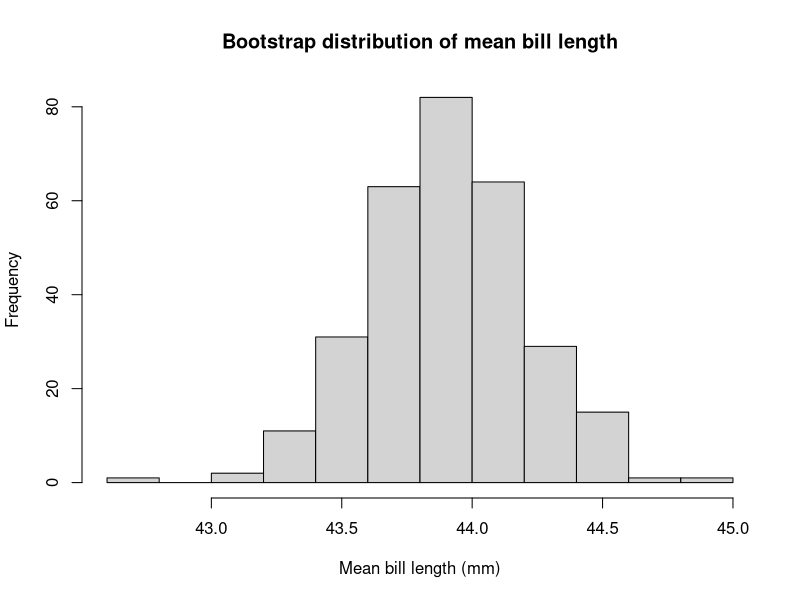
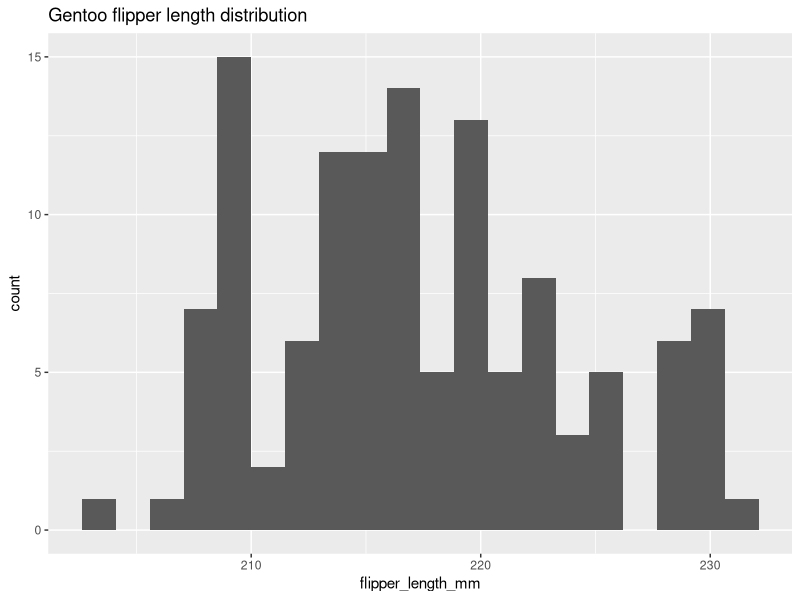

R code for these plots, in order:
## ---- chunk 1
library(tidyverse)
library(palmerpenguins)
## ---- chunk 2
# Mean bill length as a point estimate for the population mean
point_est <- mean(penguins$bill_length_mm, na.rm = TRUE)
cat("Point estimate (mean bill length):", round(point_est, 2), "mm\n")
## ---- chunk 3
set.seed(42)

# Draw 300 resamples and compute the mean for each
boot_means <- replicate(300, {
  resample <- penguins %>%
    drop_na(bill_length_mm) %>%
    sample_n(size = nrow(drop_na(penguins, bill_length_mm)), replace = TRUE)
  mean(resample$bill_length_mm)
})

se <- sd(boot_means)
cat("Standard error:", round(se, 4), "\n")

# The bootstrap distribution should be approximately normal
hist(boot_means, main = "Bootstrap distribution of mean bill length",
     xlab = "Mean bill length (mm)")
## ---- chunk 4
lower <- point_est - 1.96 * se
upper <- point_est + 1.96 * se

cat("95% CI:", round(lower, 2), "to", round(upper, 2), "\n")
## ---- chunk 5
# Check normality for Gentoo flipper lengths
gentoo <- penguins %>%
  filter(species == "Gentoo") %>%
  drop_na(flipper_length_mm)

# Histogram
ggplot(gentoo, aes(x = flipper_length_mm)) +
  geom_histogram(bins = 20) +
  labs(title = "Gentoo flipper length distribution")

# Shapiro-Wilk test
shapiro.test(gentoo$flipper_length_mm)
## ---- chunk 6
# Compare flipper length between male and female Gentoo penguins
gentoo_sex <- penguins %>%
  filter(species == "Gentoo") %>%
  drop_na(sex, flipper_length_mm)

# t-test (parametric)
t.test(flipper_length_mm ~ sex, data = gentoo_sex)
## ---- chunk 7
# 1. Check normality of flipper_length_mm for Adelie penguins (histogram + Shapiro-Wilk)
# Your code here

# 2. Based on the result, run the appropriate test to compare flipper length
#    between male and female Adelie penguins
# Your code here

# 3. State H₀, Hₐ, your p-value, and your conclusion in plain language
# (Write as a comment)
## ---- chunk 8
# Is species independent of sex?
chisq.test(table(penguins$species, penguins$sex))
## ---- chunk 9
# 1. Run a one-way ANOVA to test whether mean body_mass_g differs across species
# Your code here

# 2. If significant, run pairwise.t.test() with Bonferroni correction
# Your code here

# 3. Which pairs of species differ significantly?
# Your answer as a comment here
